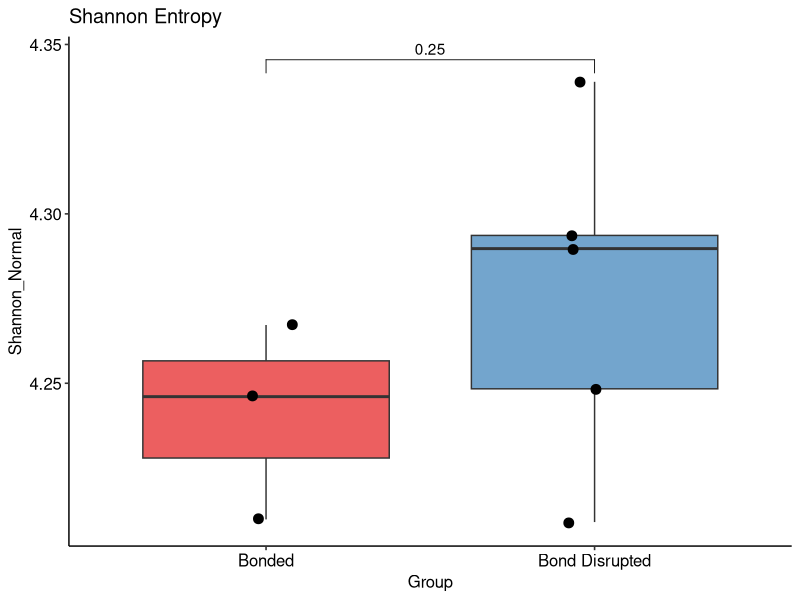
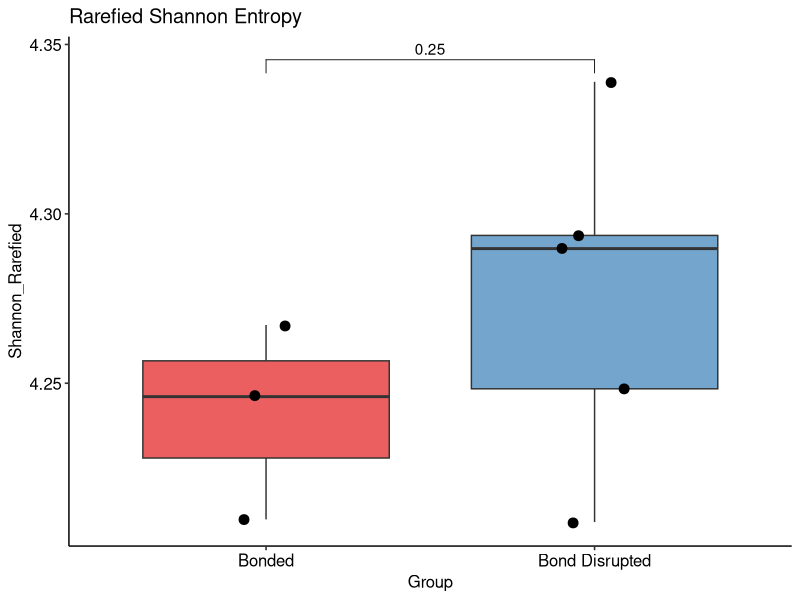
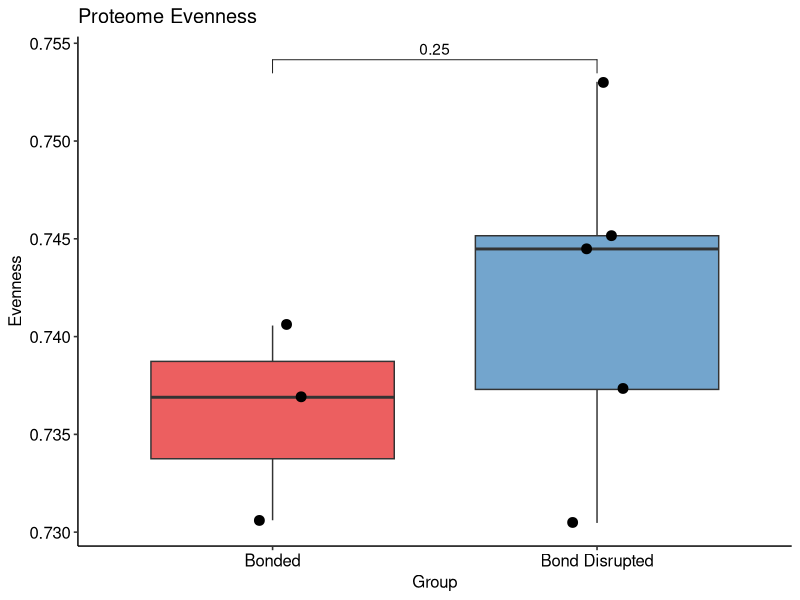
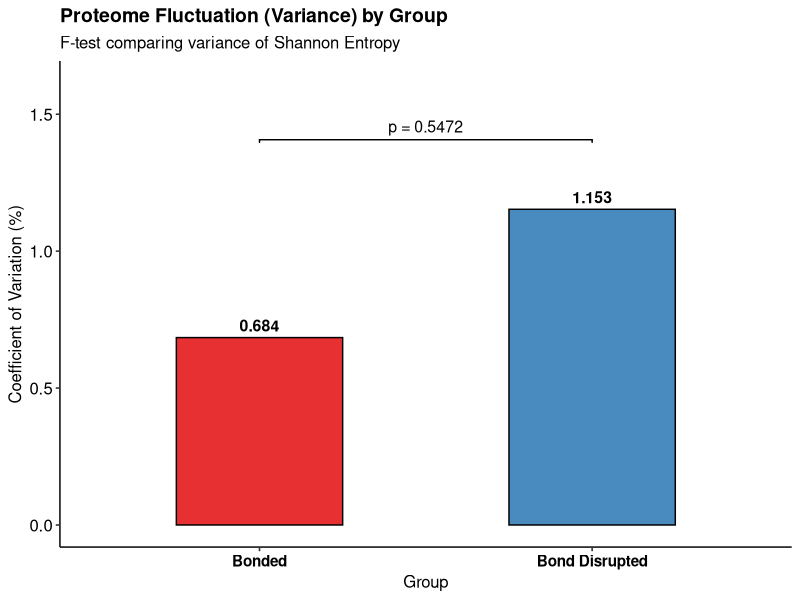

These figures' R source, in order:
# ==============================================================================
# Final Proteomics Analysis: Bonded (B) vs. Bond Disrupted (BD)
# Project: IS-Bonding Studies
# Features: Supervised Heatmap, Volcano, GO Pathways, Diversity & Variance
# ==============================================================================

# 1. SETUP & LIBRARIES
set.seed(100) 
output_dir <- "IS-BD-proteomics"
if(!dir.exists(output_dir)) dir.create(output_dir)

library(openxlsx)
library(dplyr)
library(ggplot2)
library(vegan)
library(ggpubr)
library(ggrepel)
library(ggsignif) # Required for the variance statistical brackets


# 2. DATA LOADING & CLEANING
pro_data <- read.xlsx('proteomics.xlsx')
numeric_data <- pro_data[, 3:10] 
log_data <- log2(numeric_data + 1)

gene_symbols <- gsub(".*GN=([^ |]*).*", "\\1", pro_data$Fasta.headers)
gene_symbols[gene_symbols == pro_data$Fasta.headers] <- gsub(";.*", "", pro_data$Protein.IDs[gene_symbols == pro_data$Fasta.headers])
unique_genes <- make.unique(as.character(gene_symbols))
rownames(log_data) <- unique_genes
rownames(numeric_data) <- unique_genes

clean_labels <- c("B_1", "B_2", "B_3", "BD_1", "BD_2", "BD_3", "BD_4", "BD_5")
colnames(log_data) <- clean_labels
colnames(numeric_data) <- clean_labels

groups <- factor(c(rep("Bonded", 3), rep("Bond Disrupted", 5)), levels = c("Bonded", "Bond Disrupted"))
my_comparisons <- list(c("Bonded", "Bond Disrupted"))

# ==============================================================================
# SECTION 1: DIVERSITY SUITE
# ==============================================================================

t_data <- t(numeric_data)
counts_data <- round(t_data)
min_depth <- min(rowSums(counts_data))

diversity_results <- data.frame(
  Sample = clean_labels,
  Group = groups,
  Shannon_Normal = diversity(t_data, index = "shannon"),
  Shannon_Rarefied = diversity(rrarefy(counts_data, min_depth), index = "shannon"),
  Evenness = diversity(t_data, index = "shannon") / log(specnumber(t_data))
)

plot_pro_metric <- function(df, col, title) {
  ggplot(df, aes_string(x = "Group", y = col, fill = "Group")) +
    geom_boxplot(alpha = 0.7, outlier.shape = NA) +
    geom_jitter(width = 0.1, size = 3) +
    stat_compare_means(comparisons = my_comparisons, method = "t.test", label = "p.format") +
    theme_pubr() + scale_fill_manual(values = c("#E41A1C", "#377EB8")) +
    labs(title = title, y = col) + theme(legend.position = "none")
}

ggsave(file.path(output_dir, "01a_Shannon_Standard.jpeg"), plot_pro_metric(diversity_results, "Shannon_Normal", "Shannon Entropy"), width = 6, height = 5)
ggsave(file.path(output_dir, "01b_Shannon_Rarefied.jpeg"), plot_pro_metric(diversity_results, "Shannon_Rarefied", "Rarefied Shannon Entropy"), width = 6, height = 5)
ggsave(file.path(output_dir, "01c_Evenness.jpeg"), plot_pro_metric(diversity_results, "Evenness", "Proteome Evenness"), width = 6, height = 5)

# ==============================================================================
# SECTION 2: FLUCTUATION & VARIANCE ANALYSIS (STABILITY VS NOISE)
# ==============================================================================

# 1. Summarize the CV data for the proteomics groups
variance_summary <- diversity_results %>%
  group_by(Group) %>%
  summarise(
    Mean_Shannon = mean(Shannon_Normal),
    SD_Shannon = sd(Shannon_Normal),
    Variance = var(Shannon_Normal),
    CV_Percent = (SD_Shannon / Mean_Shannon) * 100
  ) %>%
  mutate(Group = factor(Group, levels = c("Bonded", "Bond Disrupted")))

# Export CV results to Excel
write.xlsx(variance_summary, file.path(output_dir, "02_Proteomics_Variance_Summary.xlsx"))
print("Saved proteomics variance summary to Excel.")

# 2. Helper function: Calculate F-test (variance) and force exactly 4-decimal formatting
get_var_pval <- function(g1, g2) {
  v1 <- diversity_results$Shannon_Normal[diversity_results$Group == g1]
  v2 <- diversity_results$Shannon_Normal[diversity_results$Group == g2]
  res <- var.test(v1, v2)
  return(sprintf("p = %.4f", res$p.value))
}

# 3. Calculate exact p-value for the single comparison (Bonded vs Bond Disrupted)
p_B_BD <- get_var_pval("Bonded", "Bond Disrupted")

# 4. Dynamically calculate y-axis height for the bracket
max_cv <- max(variance_summary$CV_Percent)
y_pos1 <- max_cv * 1.20
y_max_limit <- max_cv * 1.40

# 5. Build the final CV plot
plot_cv_stats <- ggplot(variance_summary, aes(x = Group, y = CV_Percent, fill = Group)) +
  geom_bar(stat = "identity", alpha = 0.9, color = "black", width = 0.5) +
  geom_text(aes(label = round(CV_Percent, 3)), vjust = -0.5, size = 4, fontface = "bold") +
  theme_pubr() + 
  scale_fill_manual(values = c("#E41A1C", "#377EB8")) + # Matches the exact hex colors from your boxplots
  
  # Expand the Y-axis to make room for the statistical bracket
  coord_cartesian(ylim = c(0, y_max_limit)) + 
  
  labs(title = "Proteome Fluctuation (Variance) by Group",
       subtitle = "F-test comparing variance of Shannon Entropy",
       y = "Coefficient of Variation (%)", 
       x = "Group") +
  theme(legend.position = "none",
        plot.title = element_text(face = "bold", size = 14),
        axis.text.x = element_text(size = 11, face = "bold")) +
  
  # 6. Add the precisely formatted bracket (Only 1 bracket needed for 2 groups)
  geom_signif(
    comparisons = list(c("Bonded", "Bond Disrupted")),
    y_position = y_pos1, 
    annotations = p_B_BD,
    tip_length = 0.02, 
    textsize = 4,
    vjust = -0.2
  )

# 7. Save the CV Bar Chart
ggsave(file.path(output_dir, "02a_Fluctuation_CV_Exact_Pvalues.jpeg"), plot_cv_stats, width = 6, height = 5, dpi = 300)

print("Statistically annotated Proteomics CV graph successfully saved!")
